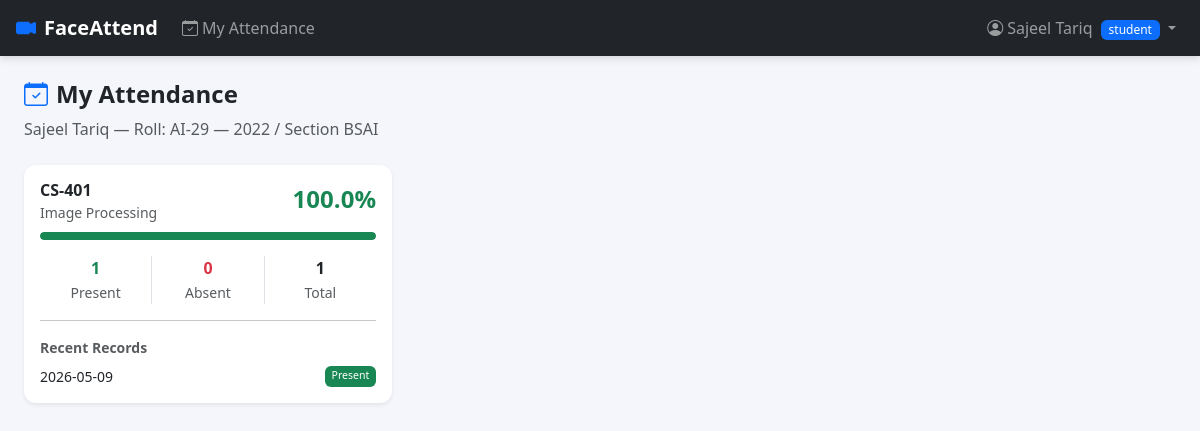
The page /student/dashboard (signed in) on the database its author committed.
### app/models.py (models this page shows)
class User(Base):
    __tablename__ = "users"
    id = Column(Integer, primary_key=True, index=True)
    name = Column(String, nullable=False)
    email = Column(String, unique=True, index=True, nullable=False)
    password_hash = Column(String, nullable=False)
    role = Column(String, default="student")  # admin / teacher / student
    student = relationship("Student", back_populates="user", uselist=False)
    teacher = relationship("Teacher", back_populates="user", uselist=False)

class Student(Base):
    __tablename__ = "students"
    id = Column(Integer, primary_key=True)
    user_id = Column(Integer, ForeignKey("users.id"), unique=True)
    roll_no = Column(String, unique=True)
    batch = Column(String)
    section = Column(String)
    face_label = Column(Integer, unique=True, nullable=True)  # LBPH numeric label
    user = relationship("User", back_populates="student")
    enrollments = relationship("Enrollment", back_populates="student")
    attendances = relationship("Attendance", back_populates="student")

class Course(Base):
    __tablename__ = "courses"
    id = Column(Integer, primary_key=True)
    code = Column(String, unique=True)
    name = Column(String)
    enrollments = relationship("Enrollment", back_populates="course")
    assignments = relationship("TeacherCourse", back_populates="course")
    attendances = relationship("Attendance", back_populates="course")

class Attendance(Base):
    __tablename__ = "attendances"
    id = Column(Integer, primary_key=True)
    student_id = Column(Integer, ForeignKey("students.id"))
    course_id = Column(Integer, ForeignKey("courses.id"))
    date = Column(Date, nullable=False)
    status = Column(String, default="present")  # present / absent
    marked_at = Column(DateTime, default=datetime.utcnow)
    student = relationship("Student", back_populates="attendances")
    course = relationship("Course", back_populates="attendances")

### app/routers/student.py (the view)
@router.get("/dashboard", response_class=HTMLResponse)
def dashboard(request: Request, db: Session = Depends(get_db)):
    user = require_role(request, db, "student")
    if not user:
        return RedirectResponse("/login", 302)
    student = db.query(models.Student).filter(models.Student.user_id == user.id).first()
    if not student:
        return RedirectResponse("/login", 302)
    enrollments = db.query(models.Enrollment).filter(
        models.Enrollment.student_id == student.id
    ).all()
    attendance_summary = []
    for enr in enrollments:
        total = db.query(models.Attendance).filter(
            models.Attendance.student_id == student.id,
            models.Attendance.course_id == enr.course_id,
        ).count()
        present = db.query(models.Attendance).filter(
            models.Attendance.student_id == student.id,
            models.Attendance.course_id == enr.course_id,
            models.Attendance.status == "present",
        ).count()
        pct = round((present / total * 100) if total > 0 else 0, 1)
        records = db.query(models.Attendance).filter(
            models.Attendance.student_id == student.id,
            models.Attendance.course_id == enr.course_id,
        ).order_by(models.Attendance.date.desc()).limit(10).all()
        attendance_summary.append({
            "course": enr.course,
            "total": total,
            "present": present,
            "absent": total - present,
            "percentage": pct,
            "records": records,
        })
    return templates.TemplateResponse("student/dashboard.html", {
        "request": request,
        "user": user,
        "student": student,
        "attendance_summary": attendance_summary,
    })

### templates/student/dashboard.html (shortened to what this page needs)
{% extends "base.html" %}
{% block content %}
<div class="mb-4">
  <h4 class="fw-bold"><i class="bi bi-calendar-check me-2 text-primary"></i>My Attendance</h4>
  <p class="text-muted">{{ user.name }} &mdash; Roll: {{ student.roll_no }} &mdash; {{ student.batch }} / Section {{ student.section }}</p>
</div>
{% if attendance_summary %}
<div class="row g-4 mb-4">
  {% for s in attendance_summary %}
  <div class="col-md-4">
    <div class="card border-0 shadow-sm">
      <div class="card-body">
        <div class="d-flex justify-content-between align-items-start mb-2">
          <div>
            <h6 class="fw-bold mb-0">{{ s.course.code }}</h6>
            <small class="text-muted">{{ s.course.name }}</small>
          </div>
          <span class="fs-4 fw-bold
            {% if s.percentage >= 75 %}text-success
            {% elif s.percentage >= 50 %}text-warning
            {% else %}text-danger{% endif %}">
            {{ s.percentage }}%
          </span>
        </div>
        <div class="progress mb-3" style="height: 8px;">
          <div class="progress-bar
            {% if s.percentage >= 75 %}bg-success
            {% elif s.percentage >= 50 %}bg-warning
            {% else %}bg-danger{% endif %}"
            style="width: {{ s.percentage }}%"></div>
        </div>
        <div class="row text-center g-0">
          <div class="col border-end">
            <div class="fw-bold text-success">{{ s.present }}</div>
            <small class="text-muted">Present</small>
          </div>
          <div class="col border-end">
            <div class="fw-bold text-danger">{{ s.absent }}</div>
            <small class="text-muted">Absent</small>
          </div>
          <div class="col">
            <div class="fw-bold">{{ s.total }}</div>
            <small class="text-muted">Total</small>
          </div>
        </div>
        {% if s.records %}
        <hr class="my-3" />
        <p class="small fw-semibold text-muted mb-2">Recent Records</p>
        {% for rec in s.records %}
        <div class="d-flex justify-content-between small">
          <span>{{ rec.date }}</span>
          <span class="badge {% if rec.status == 'present' %}bg-success{% else %}bg-danger{% endif %}">
            {{ rec.status | capitalize }}
          </span>
        </div>
        {% endfor %}
        {% endif %}
      </div>
    </div>
  </div>
  {% endfor %}
</div>
{% else %}
<div class="alert alert-info">
  <i class="bi bi-info-circle me-2"></i>
  You are not enrolled in any courses yet. Please contact the admin.
</div>
{% endif %}
{% endblock %}

### templates/base.html (shortened to what this page needs)
<!DOCTYPE html>
<html lang="en">
<head>
  <link href="https://cdn.jsdelivr.net/npm/bootstrap@5.3.3/dist/css/bootstrap.min.css" rel="stylesheet" />
  <link href="https://cdn.jsdelivr.net/npm/bootstrap-icons@1.11.3/font/bootstrap-icons.min.css" rel="stylesheet" />
  <link href="/static/css/style.css" rel="stylesheet" />
</head>
<body>
{% if user %}
<nav class="navbar navbar-expand-lg navbar-dark bg-dark px-3">
  <a class="navbar-brand fw-bold" href="#">
    <i class="bi bi-camera-video-fill me-2 text-primary"></i>FaceAttend
  </a>
  <div class="collapse navbar-collapse">
    <ul class="navbar-nav me-auto">
      {% if user.role == 'admin' %}
        <li class="nav-item"><a class="nav-link" href="/admin/dashboard"><i class="bi bi-speedometer2 me-1"></i>Dashboard</a></li>
        <li class="nav-item"><a class="nav-link" href="/admin/students"><i class="bi bi-people me-1"></i>Students</a></li>
        <li class="nav-item"><a class="nav-link" href="/admin/teachers"><i class="bi bi-person-badge me-1"></i>Teachers</a></li>
        <li class="nav-item"><a class="nav-link" href="/admin/courses"><i class="bi bi-book me-1"></i>Courses</a></li>
      {% elif user.role == 'teacher' %}
        <li class="nav-item"><a class="nav-link" href="/teacher/dashboard"><i class="bi bi-speedometer2 me-1"></i>Dashboard</a></li>
      {% elif user.role == 'student' %}
        <li class="nav-item"><a class="nav-link" href="/student/dashboard"><i class="bi bi-calendar-check me-1"></i>My Attendance</a></li>
      {% endif %}
    </ul>
    <ul class="navbar-nav">
      <li class="nav-item dropdown">
        <a class="nav-link dropdown-toggle" href="#" data-bs-toggle="dropdown">
          <i class="bi bi-person-circle me-1"></i>{{ user.name }}
          <span class="badge bg-primary ms-1">{{ user.role }}</span>
        </a>
      </li>
    </ul>
  </div>
</nav>
{% endif %}
<div class="container-fluid py-4 px-4">
  {% block content %}{% endblock %}
</div>
</body>
</html>

### static/css/style.css (style rules this page uses)
body { background-color: #f4f6fb; font-family: 'Segoe UI', sans-serif; }
.navbar { box-shadow: 0 2px 8px rgba(0,0,0,0.15); }
.card { border-radius: 12px; transition: box-shadow 0.2s; }
.progress { border-radius: 999px; }
.progress-bar { border-radius: 999px; }
.badge { font-weight: 500; }

### rows shown on the page
User: name "Sajeel Tariq", role "student"
Student: roll_no "AI-29", batch "2022", section "BSAI"
Course: course.code "CS-401", course.name "Image Processing"
Attendance: date "2026-05-09", status "Present"

### other values the page prints
{{ s.percentage }} "100.0"
{{ s.present }} "1"
{{ s.absent }} "0"
{{ s.total }} "1"
